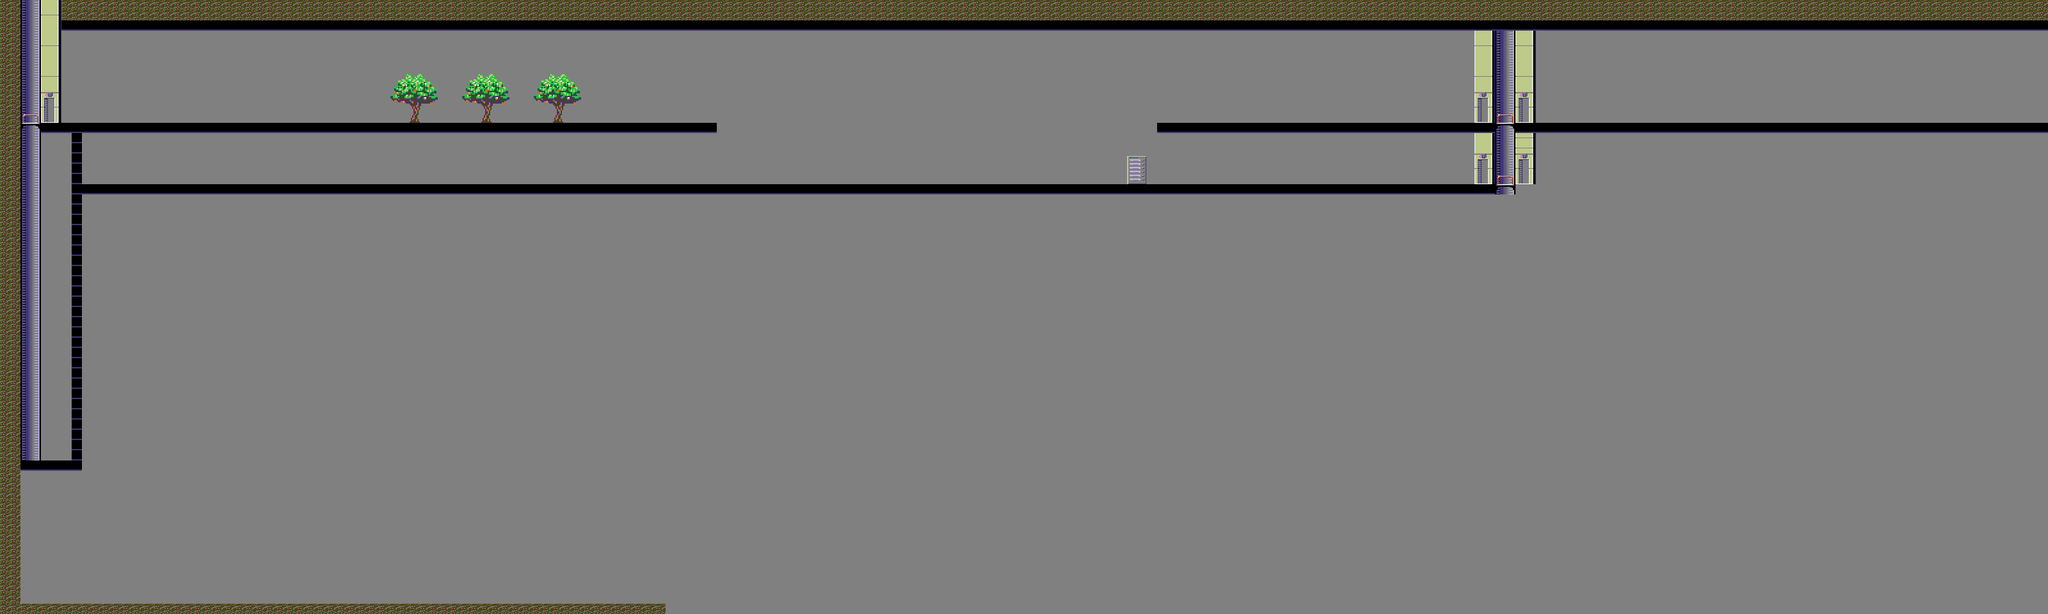

A 2D game scene composited from a Tiled map and its tileset images. What follows is a short description and the map's XML, with each tile layer's data collapsed to a summary:
An orthogonal 200x60 tile map with 16x16 px tiles, 3 tile layers (Full Background, Partial Background, Foreground), 1 hidden layer not drawn, 2 tilesets and 3 objects (Zone, Wheel).

<map version="1.0" orientation="orthogonal" width="200" height="60" tilewidth="16" tileheight="16">
 <tileset firstgid="1" source="../tilesets/controlset.tsx" />
 <tileset firstgid="1905" name="level0" tilewidth="16" tileheight="16">
  <image source="../tilesets/level0.png" width="256" height="128" />
 </tileset>
 <layer name="Full Background" width="200" height="60">
  <data>[12000 cells, 12000 non-empty, 11 distinct tile ids]</data>
 </layer>
 <layer name="Partial Background" width="200" height="60">
  <data>[12000 cells, 65 non-empty, 12 distinct tile ids]</data>
 </layer>
 <layer name="Foreground" width="200" height="60">
  <data>[12000 cells, 114 non-empty, 35 distinct tile ids]</data>
 </layer>
 <layer name="Control" width="200" height="60" visible="0" opacity="0.62">
  <data>[12000 cells, 709 non-empty, 4 distinct tile ids]</data>
 </layer>
 <objectgroup name="Zones" width="200" height="60">
  <object name="Welcome Zone" type="Zone" x="448" y="0" width="144" height="48">
   <properties>
    <property name="TouchMessage" value="Testing!" />
   </properties>
  </object>
 </objectgroup>
 <objectgroup name="Floor" width="200" height="60" visible="0">
  <object x="336" y="192">
   <polyline points="0,0 704,-32 736,-48" />
  </object>
 </objectgroup>
 <objectgroup name="Objects" width="200" height="60">
  <object name="Wheel" x="1136" y="144" width="144" height="144" />
 </objectgroup>
</map>
